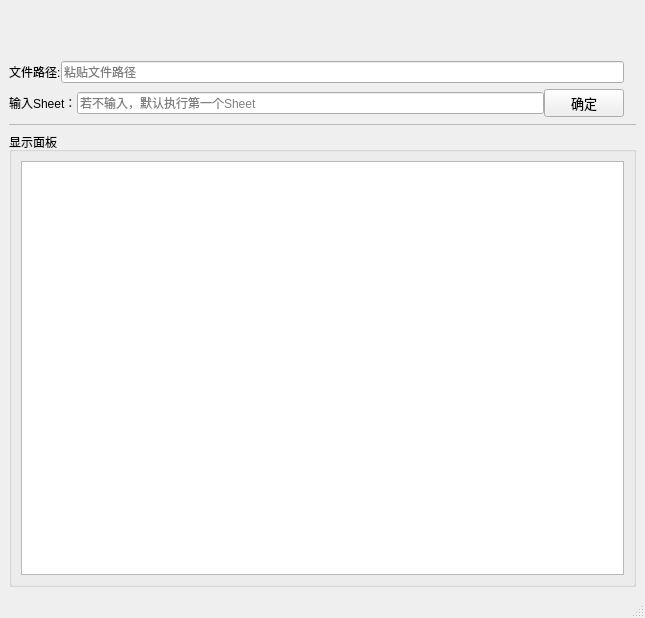
<?xml version="1.0" encoding="UTF-8"?>
<ui version="4.0">
 <class>MainWindow</class>
 <widget class="QMainWindow" name="MainWindow">
  <property name="geometry">
   <rect>
    <x>0</x>
    <y>0</y>
    <width>645</width>
    <height>618</height>
   </rect>
  </property>
  <property name="minimumSize">
   <size>
    <width>645</width>
    <height>618</height>
   </size>
  </property>
  <property name="windowTitle">
   <string>excel</string>
  </property>
  <widget class="QWidget" name="centralwidget">
   <layout class="QVBoxLayout" name="verticalLayout_3">
    <item>
     <layout class="QVBoxLayout" name="verticalLayout_2" stretch="1,2,2,0,10">
      <item>
       <widget class="QLabel" name="label_1">
        <property name="minimumSize">
         <size>
          <width>807</width>
          <height>43</height>
         </size>
        </property>
        <property name="text">
         <string/>
        </property>
       </widget>
      </item>
      <item>
       <layout class="QHBoxLayout" name="horizontalLayout_2" stretch="0,0">
        <property name="spacing">
         <number>0</number>
        </property>
        <property name="sizeConstraint">
         <enum>QLayout::SetDefaultConstraint</enum>
        </property>
        <property name="leftMargin">
         <number>0</number>
        </property>
        <property name="topMargin">
         <number>0</number>
        </property>
        <property name="rightMargin">
         <number>12</number>
        </property>
        <property name="bottomMargin">
         <number>0</number>
        </property>
        <item>
         <widget class="QLabel" name="label_2">
          <property name="sizePolicy">
           <sizepolicy hsizetype="Preferred" vsizetype="Preferred">
            <horstretch>0</horstretch>
            <verstretch>0</verstretch>
           </sizepolicy>
          </property>
          <property name="text">
           <string>文件路径:</string>
          </property>
          <property name="wordWrap">
           <bool>true</bool>
          </property>
          <property name="margin">
           <number>10</number>
          </property>
          <property name="indent">
           <number>0</number>
          </property>
         </widget>
        </item>
        <item>
         <widget class="QLineEdit" name="lineEdit">
          <property name="alignment">
           <set>Qt::AlignJustify|Qt::AlignVCenter</set>
          </property>
          <property name="placeholderText">
           <string>粘贴文件路径</string>
          </property>
         </widget>
        </item>
       </layout>
      </item>
      <item>
       <layout class="QHBoxLayout" name="horizontalLayout" stretch="1,7,1">
        <property name="spacing">
         <number>0</number>
        </property>
        <property name="leftMargin">
         <number>0</number>
        </property>
        <property name="topMargin">
         <number>0</number>
        </property>
        <property name="rightMargin">
         <number>12</number>
        </property>
        <property name="bottomMargin">
         <number>0</number>
        </property>
        <item>
         <widget class="QLabel" name="label_3">
          <property name="text">
           <string>输入Sheet：</string>
          </property>
          <property name="margin">
           <number>1</number>
          </property>
          <property name="indent">
           <number>0</number>
          </property>
          <property name="textInteractionFlags">
           <set>Qt::LinksAccessibleByMouse</set>
          </property>
         </widget>
        </item>
        <item>
         <widget class="QLineEdit" name="lineEdit_2">
          <property name="text">
           <string/>
          </property>
          <property name="placeholderText">
           <string>若不输入，默认执行第一个Sheet</string>
          </property>
         </widget>
        </item>
        <item>
         <widget class="QPushButton" name="pushButton">
          <property name="sizePolicy">
           <sizepolicy hsizetype="Minimum" vsizetype="Fixed">
            <horstretch>0</horstretch>
            <verstretch>0</verstretch>
           </sizepolicy>
          </property>
          <property name="font">
           <font>
            <family>Arial</family>
            <pointsize>10</pointsize>
           </font>
          </property>
          <property name="text">
           <string>确定</string>
          </property>
         </widget>
        </item>
       </layout>
      </item>
      <item>
       <widget class="Line" name="line">
        <property name="frameShadow">
         <enum>QFrame::Sunken</enum>
        </property>
        <property name="lineWidth">
         <number>0</number>
        </property>
        <property name="midLineWidth">
         <number>1</number>
        </property>
        <property name="orientation">
         <enum>Qt::Horizontal</enum>
        </property>
       </widget>
      </item>
      <item>
       <widget class="QGroupBox" name="groupBox">
        <property name="title">
         <string>显示面板</string>
        </property>
        <layout class="QVBoxLayout" name="verticalLayout">
         <item>
          <widget class="QTextEdit" name="textEdit"/>
         </item>
        </layout>
       </widget>
      </item>
     </layout>
    </item>
   </layout>
  </widget>
  <widget class="QStatusBar" name="statusbar"/>
 </widget>
 <resources/>
 <connections/>
</ui>
